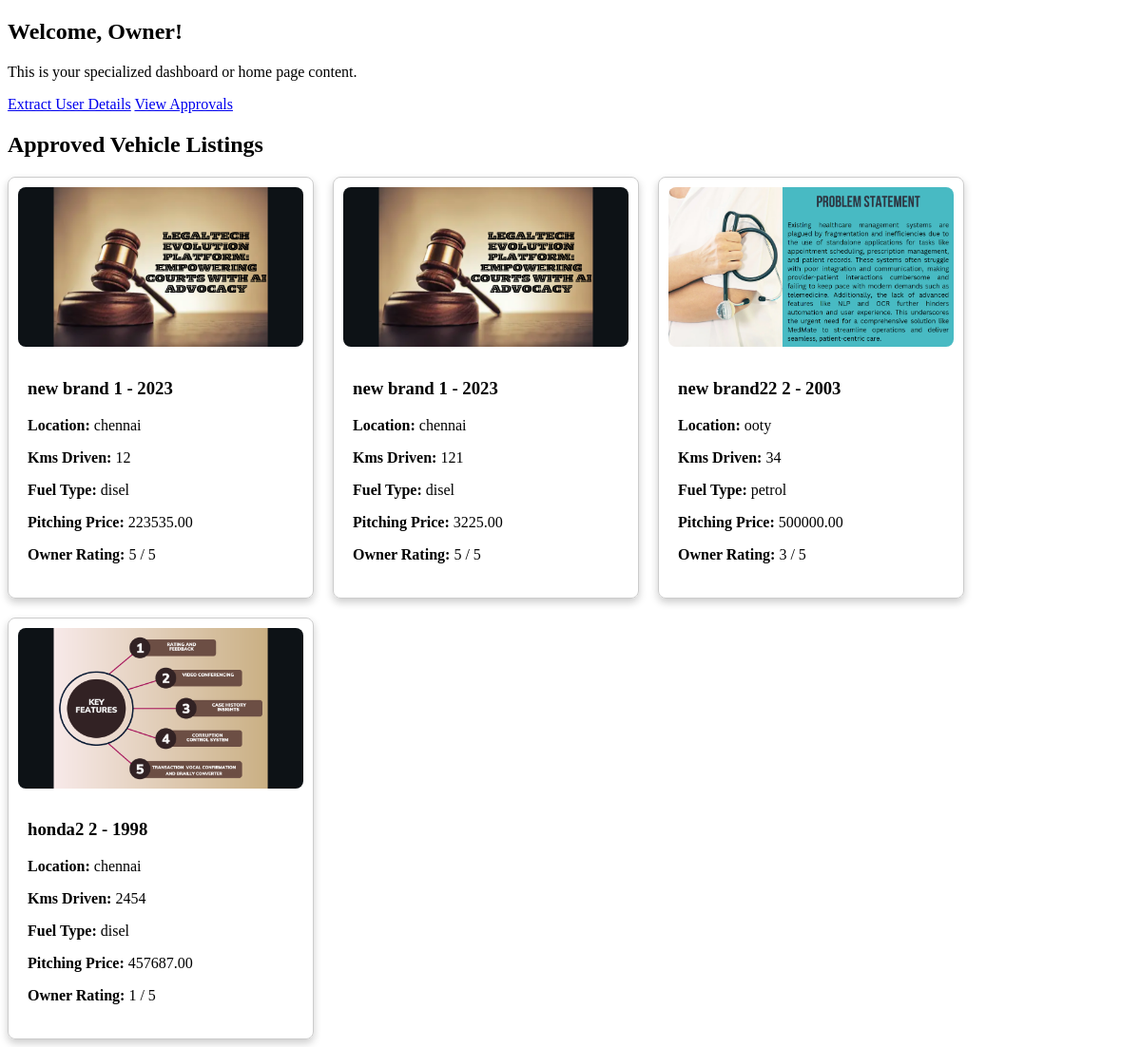
The page /users/owner/home/ on the database as committed earlier.
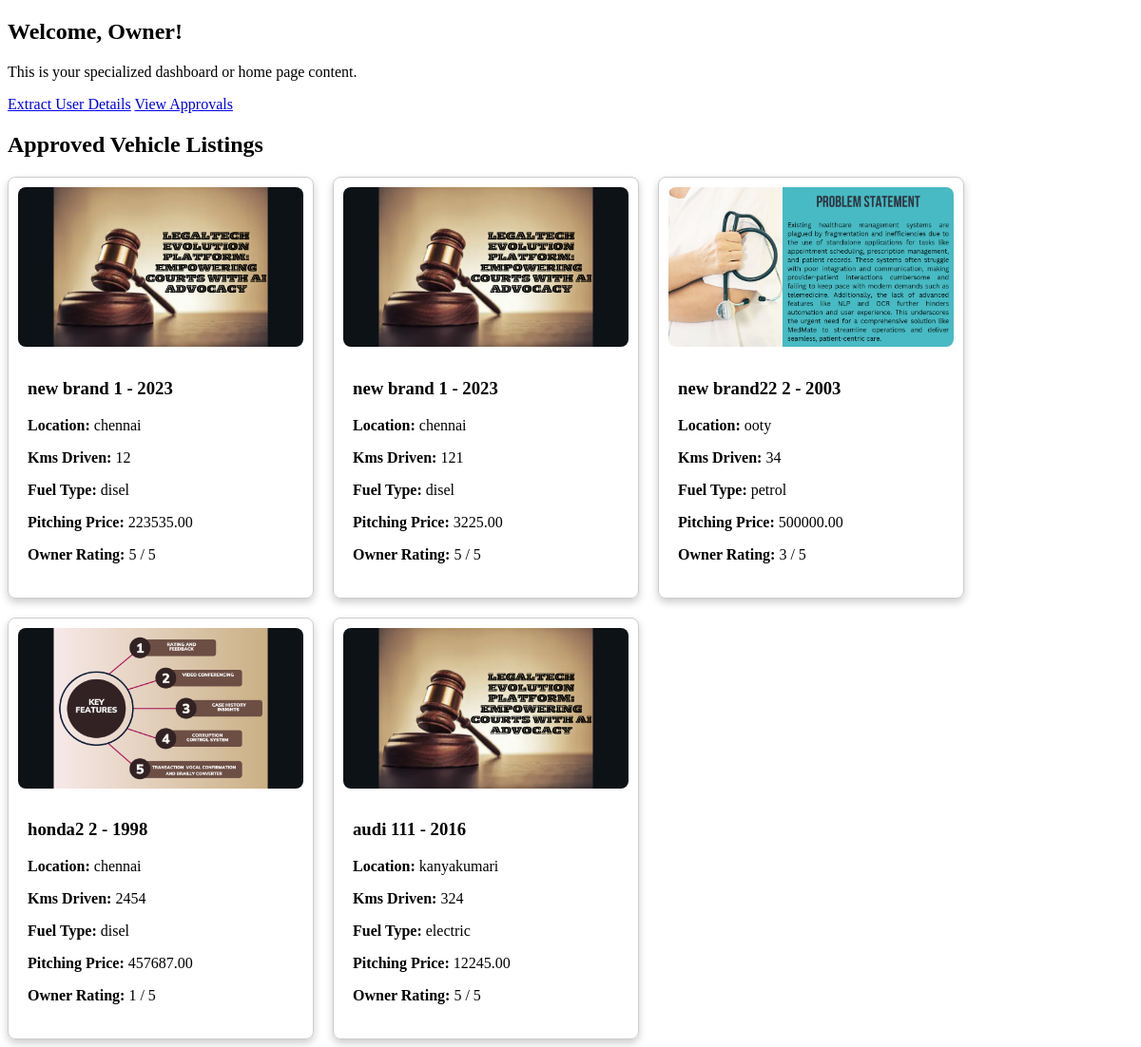
The same page on the database as committed later.
### users/models.py (models this page shows, shortened)
class VehicleListing(models.Model):
    seller = models.ForeignKey(User, on_delete=models.CASCADE)
    brand = models.CharField(max_length=100)
    model = models.CharField(max_length=100)
    year = models.IntegerField()
    kms_driven = models.IntegerField()
    fuel_type = models.CharField(max_length=50)
    location = models.CharField(max_length=100)
    pitching_price = models.DecimalField(max_digits=10, decimal_places=2)
    product_image = models.ImageField(upload_to='vehicle_images/')
    is_approved = models.BooleanField(default=False)
    star_rating = models.IntegerField(null=True, blank=True)  # New field for star ratings

### users/views/user_views.py (the view)
# urls.py: path('owner/home/', user_views.owner_home, name='owner-home'),  # Define 'owner-home' URL for owner/superuser
def owner_home(request):
    approved_listings = VehicleListing.objects.filter(is_approved=True)
    context = {
        'approved_listings': approved_listings
    }
    return render(request, 'users/owner_home.html', context)

### users/templates/users/owner_home.html (shortened to what this page needs)
<!DOCTYPE html>
<html lang="en">
  <head>
  </head>
  <body>
    <div class="container">
      <h2>Welcome, Owner!</h2>
      <p>This is your specialized dashboard or home page content.</p>
      <a href="{% url 'extract-user-details' %}" class="btn btn-primary">Extract User Details</a>
      <a href="{% url 'view-approvals' %}" class="btn btn-secondary">View Approvals</a>
    </div>
    <div class="container">
      <h2>Approved Vehicle Listings</h2>
      <div class="card-container">
        {% for listing in approved_listings %}
          <div class="card">
            <img src="{{ listing.product_image.url }}" alt="Vehicle Image" />
            <div class="card-body">
              <h3>{{ listing.brand }} {{ listing.model }} - {{ listing.year }}</h3>
              <p>
                <strong>Location:</strong> {{ listing.location }}
              </p>
              <p>
                <strong>Kms Driven:</strong> {{ listing.kms_driven }}
              </p>
              <p>
                <strong>Fuel Type:</strong> {{ listing.fuel_type }}
              </p>
              <p>
                <strong>Pitching Price:</strong> {{ listing.pitching_price }}
              </p>
              {% if listing.star_rating %}
                <p>
                  <strong>Owner Rating:</strong> {{ listing.star_rating }} / 5
                </p>
              {% endif %}
            </div>
          </div>
        {% endfor %}
      </div>
    </div>
  </body>
</html>

Rows that differ between the two databases and show on the page:
added VehicleListing: product_image (picture), brand "audi", model "111", year "2016", location "kanyakumari", kms_driven "324", fuel_type "electric", pitching_price "12245.00", star_rating "5"
